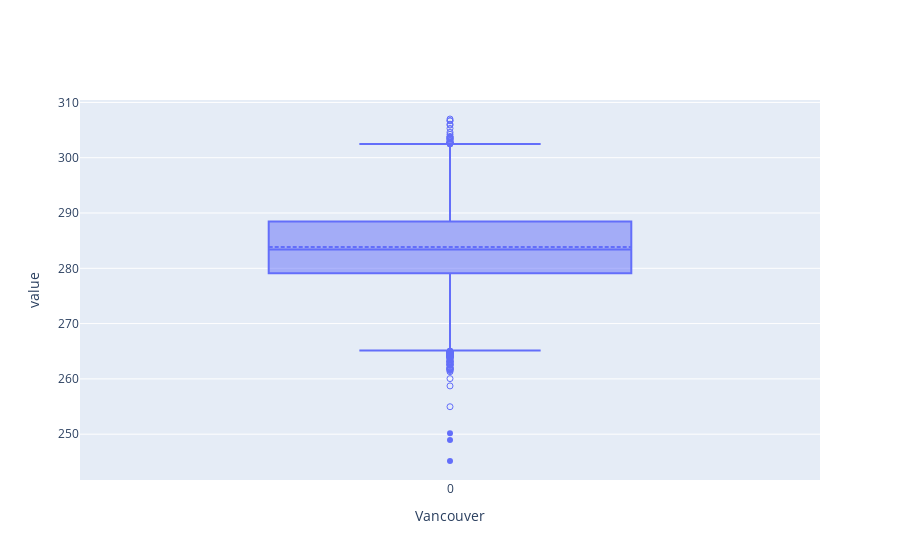

The code cell stored with this chart in its notebook:
### Markdown cell above
Boxplot

### Code cell
#boxplot
# display(dataNotNull.select("Vancouver"))

temp_df = ps.DataFrame(dataNotNull)
temp_df["Vancouver"].plot.box()
